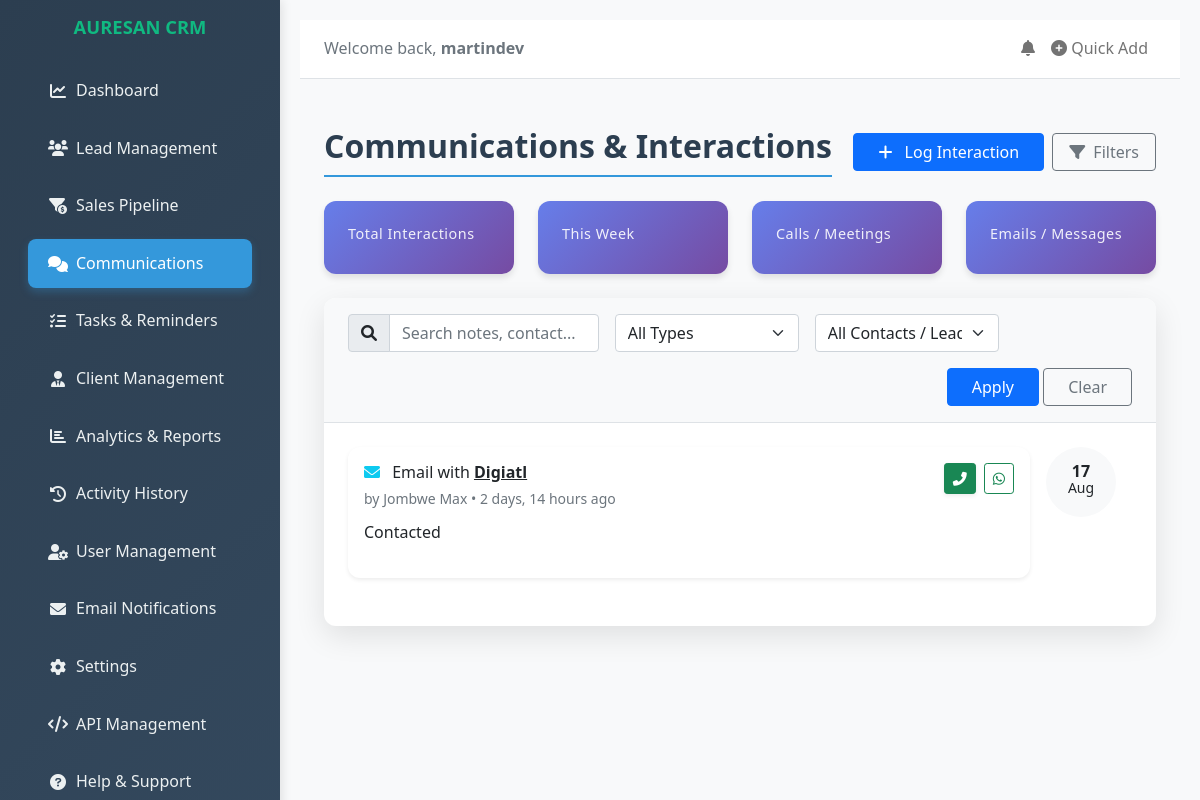
Before: /interactions/ (signed in) with the older database file.
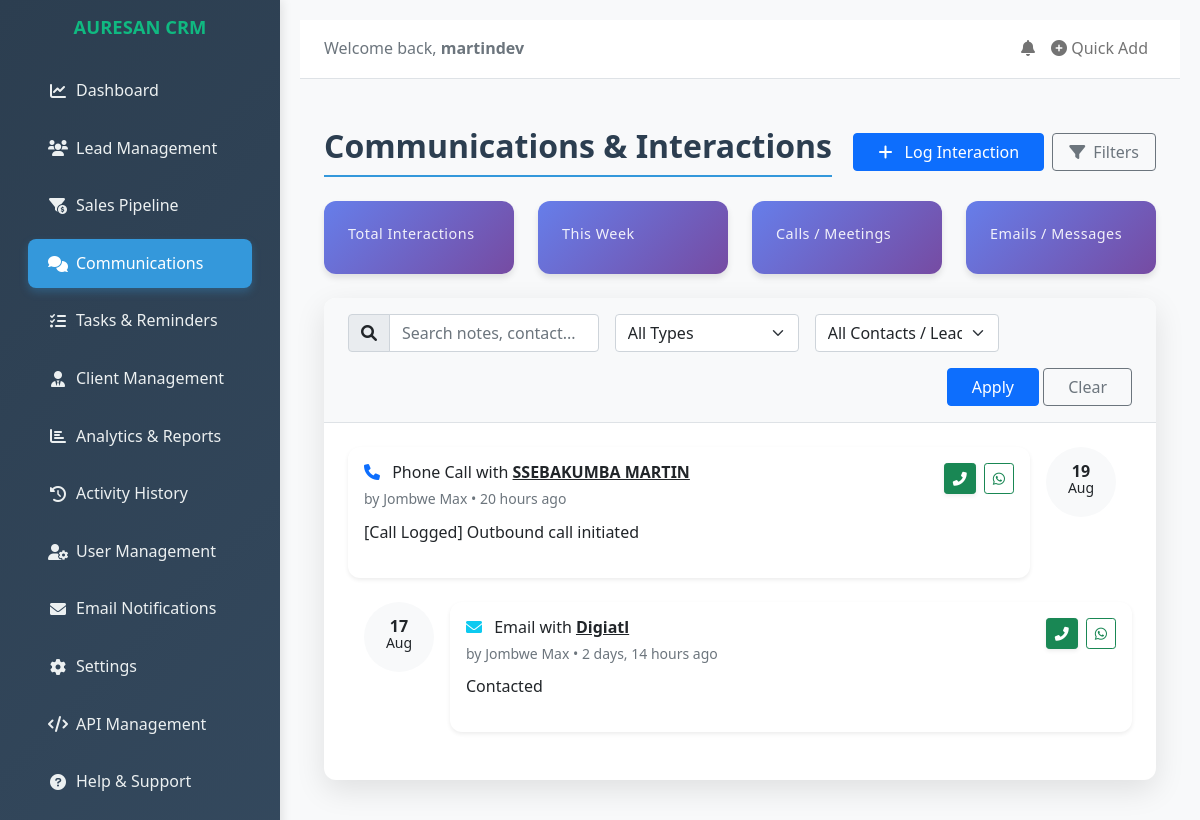
After: the same page with the newer database file.
### customerleads/models.py (models this page shows, shortened)
class Interaction(models.Model):
    INTERACTION_TYPES = [
        ('call', 'Phone Call'),
        ('email', 'Email'),
        ('meeting', 'Meeting'),
        ('demo', 'Product Demo'),
        ('other', 'Other'),
    ]
    lead = models.ForeignKey(Lead, on_delete=models.CASCADE, related_name='interactions')
    interaction_type = models.CharField(max_length=20, choices=INTERACTION_TYPES)
    notes = models.TextField()
    interaction_date = models.DateTimeField(auto_now_add=True)
    created_by = models.ForeignKey(settings.AUTH_USER_MODEL, on_delete=models.CASCADE)

class Lead(models.Model):
    STATUS_CHOICES = [
        ('pending', 'Pending'),
        ('new', 'New'),
        ('contacted', 'Contacted'),
        ('qualified', 'Qualified'),
        ('proposal', 'Proposal Sent'),
        ('negotiation', 'In Negotiation'),
        ('closed', 'Closed/Won'),
        ('lost', 'Closed/Lost'),
        ('confirmed', 'Confirmed'),
        ('unreachable', 'Unreachable'),
        ('failed', 'Failed'),
        ('not_answered', 'Not Answered'),
    ]
    PRIORITY_CHOICES = [
        ('low', 'Low'),
        ('medium', 'Medium'),
        ('high', 'High'),
    ]
    SOURCE_CHOICES = [
        ('website', 'Website'),
        ('referral', 'Referral'),
        ('social_media', 'Social Media'),
        ('email', 'Email Campaign'),
        ('event', 'Event'),
        ('other', 'Other'),
    ]
    name = models.CharField(max_length=100)
    email = models.EmailField()
    phone = models.CharField(max_length=20, blank=True)
    company = models.CharField(max_length=100, blank=True)
    status = models.CharField(max_length=20, choices=STATUS_CHOICES, default='new')
    priority = models.CharField(max_length=10, choices=PRIORITY_CHOICES, default='medium')
    source = models.CharField(max_length=20, choices=SOURCE_CHOICES, default='website')
    latitude = models.FloatField(null=True, blank=True)
    longitude = models.FloatField(null=True, blank=True)
    CALL_OUTCOME_CHOICES = [
        ('success', 'Confirmed'),
        ('unreachable', 'Unreachable'),
        ('failed', 'Failed'),
        ('not_answered', 'Not Answered'),
    ]
    call_outcome = models.CharField(max_length=20, choices=CALL_OUTCOME_CHOICES, null=True, blank=True)
    call_outcome_notes = models.TextField(blank=True)
    quantity = models.PositiveIntegerField(null=True, blank=True)
    total = models.DecimalField(max_digits=12, decimal_places=2, null=True, blank=True)
    russian_post_track = models.CharField(max_length=100, blank=True)
    index = models.CharField(max_length=20, blank=True, verbose_name="Postal Index")
    region = models.CharField(max_length=100, blank=True)
    city = models.CharField(max_length=100, blank=True)
    district = models.CharField(max_length=100, blank=True)
    address = models.TextField(blank=True)
    delivery_time = models.CharField(max_length=100, blank=True)
    sex = models.CharField(max_length=20, blank=True, verbose_name="Gender")
    age = models.PositiveIntegerField(null=True, blank=True)
    cancellation_reason = models.TextField(blank=True)
    return_reason = models.TextField(blank=True)
    spam_reason = models.TextField(blank=True)
    comment = models.TextField(blank=True)                    # ← Added this
    additional_field_14 = models.TextField(blank=True, verbose_name="Additional Field #14")
    notes = models.TextField(blank=True)
    created_by = models.ForeignKey(settings.AUTH_USER_MODEL, on_delete=models.CASCADE, related_name='leads')
    created_at = models.DateTimeField(auto_now_add=True)
    updated_at = models.DateTimeField(auto_now=True)
    class Meta:
        ordering = ['-created_at']
        verbose_name = "Lead"
        verbose_name_plural = "Leads"

class CustomUser(AbstractUser):
    avatar = models.ImageField(
        upload_to='avatars/%Y/%m/%d/',
        null=True,
        blank=True,
        verbose_name='profile picture',
        help_text='Upload a profile picture (recommended size: 200x200)'
    )
    job_title = models.CharField(
        max_length=100,
        blank=True,
        verbose_name='job title',
        help_text='e.g. Software Engineer, Project Manager'
    )
    class Meta:
        verbose_name = 'user'
        verbose_name_plural = 'users'
        ordering = ['-date_joined']
    def get_full_name(self):
        full_name = f"{self.first_name} {self.last_name}".strip()
        return full_name if full_name else self.username

### customerleads/views.py (the view)
# urls.py: path('interactions/', views.InteractionListView.as_view(), name='interactions'),
class InteractionListView(LoginRequiredMixin, ListView):
    model = Interaction
    template_name = 'interactions/interaction_list.html'
    context_object_name = 'interactions'
    paginate_by = 20
    def get_queryset(self):
        return Interaction.objects.all().order_by('-interaction_date')

### customerleads/context_processors.py (called while the page is built)
def login_form_processor(request):
    if not request.user.is_authenticated:
        return {'login_form': AuthenticationForm()}
    return {}

### customerleads/templates/interactions/interaction_list.html (shortened to what the changed rows need)
{% extends "base.html" %}
{% load static humanize %}
{% block content %}
<div class="container-fluid py-4">
    <div class="d-flex justify-content-between align-items-center mb-4 flex-wrap gap-3">
        <h2 class="mb-0 section-title">Communications & Interactions</h2>
    </div>
    <div class="card dashboard-card shadow-custom">
        <div class="card-body p-0">
            <div class="timeline-container p-4">
                {% if interactions %}
                    {% for interaction in interactions %}
                    <div class="timeline-item d-flex mb-4 {% cycle 'flex-row-reverse' '' %}">
                        <div class="timeline-date text-center me-3 ms-3 flex-shrink-0">
                            <div class="bg-light rounded-circle p-3 mx-auto" style="width: 70px; height: 70px; line-height: 1;">
                                <strong>{{ interaction.interaction_date|date:"d" }}</strong><br>
                                <small>{{ interaction.interaction_date|date:"M" }}</small>
                            </div>
                        </div>
                        <div class="timeline-content card dashboard-card shadow-sm flex-grow-1">
                            <div class="card-body">
                                <div class="d-flex justify-content-between align-items-start mb-2">
                                    <div>
                                        <h6 class="mb-1">
                                            {% if interaction.interaction_type == 'call' %}
                                                <i class="fas fa-phone me-2 text-primary"></i>
                                            {% elif interaction.interaction_type == 'email' %}
                                                <i class="fas fa-envelope me-2 text-info"></i>
                                            {% elif interaction.interaction_type == 'meeting' %}
                                                <i class="fas fa-video me-2 text-success"></i>
                                            {% elif interaction.interaction_type == 'note' %}
                                                <i class="fas fa-sticky-note me-2 text-secondary"></i>
                                            {% else %}
                                                <i class="fas fa-comment me-2 text-warning"></i>
                                            {% endif %}
                                            {{ interaction.get_interaction_type_display }}
                                            with
                                            <a href="{% url 'lead_detail' interaction.lead.pk %}" class="text-dark fw-bold">
                                                {{ interaction.lead.name|default:"—" }}
                                            </a>
                                        </h6>
                                        <small class="text-muted">
                                            by {{ interaction.created_by.get_full_name|default:interaction.created_by.username }} •
                                            {{ interaction.interaction_date|naturaltime }}
                                        </small>
                                    </div>
                                    <div class="d-flex gap-2">
                                        {% if interaction.lead.phone %}
                                            <a href="tel:{{ interaction.lead.phone }}" class="btn btn-sm btn-success shadow-sm" title="Call Now">
                                                <i class="fas fa-phone-alt"></i>
                                            </a>
                                            <a href="https://wa.me/{{ interaction.lead.phone }}" target="_blank" class="btn btn-sm btn-outline-success" title="WhatsApp Message">
                                                <i class="fab fa-whatsapp"></i>
                                            </a>
                                        {% endif %}
                                    </div>
                                </div>
                                <p class="mb-2 text-secondary">{{ interaction.notes|linebreaks|truncatechars:280 }}</p>
                            </div>
                        </div>
                    </div>
                    {% endfor %}
                {% endif %}
            </div>
        </div>
    </div>
</div>
{% endblock content %}

Changed rows visible on the page:
added Interaction: interaction_date "19", interaction_date "Aug", interaction_type "Phone Call", lead.name "SSEBAKUMBA MARTIN", created_by.get_full_name "Jombwe Max", interaction_date "20 hours ago", notes "[Call Logged] Outbound call initiated"
